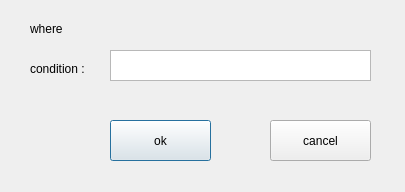
<?xml version="1.0" encoding="UTF-8"?>
<ui version="4.0">
 <class>Dialog</class>
 <widget class="QDialog" name="Dialog">
  <property name="geometry">
   <rect>
    <x>0</x>
    <y>0</y>
    <width>405</width>
    <height>192</height>
   </rect>
  </property>
  <property name="windowTitle">
   <string>Dialog</string>
  </property>
  <widget class="QPushButton" name="ok_btn">
   <property name="geometry">
    <rect>
     <x>110</x>
     <y>120</y>
     <width>101</width>
     <height>41</height>
    </rect>
   </property>
   <property name="text">
    <string>ok</string>
   </property>
  </widget>
  <widget class="QPushButton" name="cancel_btn">
   <property name="geometry">
    <rect>
     <x>270</x>
     <y>120</y>
     <width>101</width>
     <height>41</height>
    </rect>
   </property>
   <property name="text">
    <string>cancel</string>
   </property>
  </widget>
  <widget class="QLabel" name="label">
   <property name="geometry">
    <rect>
     <x>30</x>
     <y>20</y>
     <width>67</width>
     <height>17</height>
    </rect>
   </property>
   <property name="text">
    <string>where</string>
   </property>
  </widget>
  <widget class="QTextEdit" name="condition_edt">
   <property name="geometry">
    <rect>
     <x>110</x>
     <y>50</y>
     <width>261</width>
     <height>31</height>
    </rect>
   </property>
  </widget>
  <widget class="QLabel" name="label_2">
   <property name="geometry">
    <rect>
     <x>30</x>
     <y>60</y>
     <width>81</width>
     <height>17</height>
    </rect>
   </property>
   <property name="text">
    <string>condition :</string>
   </property>
  </widget>
 </widget>
 <resources/>
 <connections/>
</ui>
